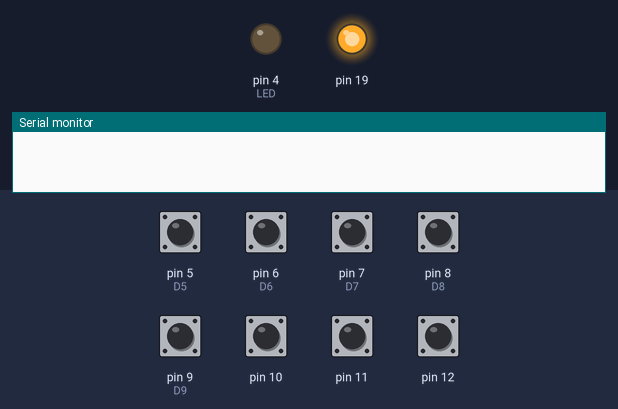
Bench run of a program on a simulated Arduino Nano, built with avr-gcc and run on an emulated ATmega328P. Parts: output pins drawn as LEDs (lit = HIGH), the last lines printed to the serial monitor. The test bench sets the inputs (shaded band); at power-on: pin 5 (D5), pin 6 (D6), pin 7 (D7), pin 8 (D8), pin 9 (D9), pin 10–12 HIGH.

Above: at 1.2 s.
1.3 s: pin 5 (D5) pulled LOW for 0.15 s
At 1.65 s:
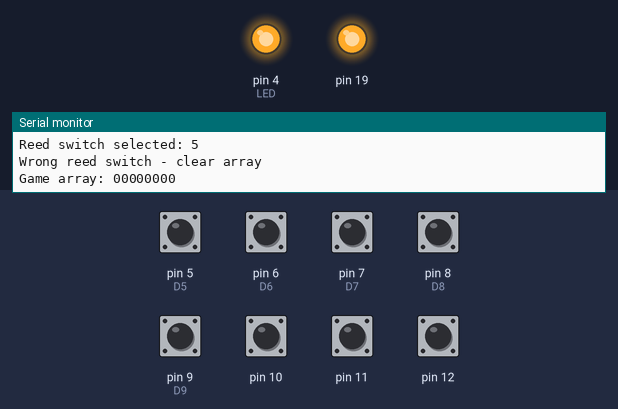
3.4 s: pin 6 (D6) pulled LOW for 0.15 s
At 4.4 s:
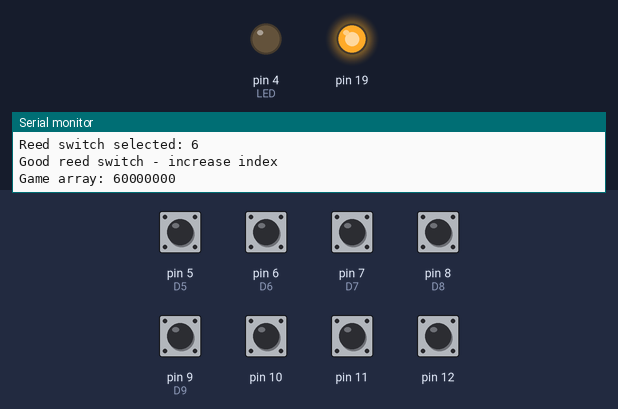
Timing chart, 0 to 6.4 s (numbered marks = the images above; inputs shaded):
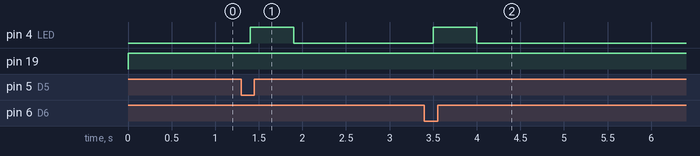

Measured:
- after the input at 1.3 s, pin 4 (LED): LOW → HIGH after 0.10 s, → LOW 0.50 s later
- after the input at 3.4 s, pin 4 (LED): LOW → HIGH after 0.10 s, → LOW 0.50 s later

The program:

main.cpp
```cpp
#include <Arduino.h>
#include "reed_switch.h"
#include "doors.h"
#include "led.h"

#include "stdint.h"

#define D12 12
#define D11 11
#define D10 10
#define D9 9
#define D8 8
#define D7 7
#define D6 6
#define D5 5
#define LED 4

#define NUMBER_OF_REED_SW 8

void ReedSwCallback(reed_sw* reed_sw);
void PrintGameArray(void);
void ClearGameArray(void);

reed_sw reed_sw1;
reed_sw reed_sw2;
reed_sw reed_sw3;
reed_sw reed_sw4;
reed_sw reed_sw5;
reed_sw reed_sw6;
reed_sw reed_sw7;
reed_sw reed_sw8;


uint8_t solution_array[NUMBER_OF_REED_SW] = {6, 4, 2, 5, 7, 8, 1, 3};
uint8_t game_array[NUMBER_OF_REED_SW] = {0, 0, 0, 0, 0, 0, 0, 0};

void setup() {
  pinMode(LED, OUTPUT);
  Serial.begin(9600);
  LED_Init(LED);

  for(uint8_t i = D5; i <= D12; i++)
  {pinMode(i, INPUT_PULLUP);}

  REED_SW_Init(&reed_sw1, D9, 1);
  REED_SW_Init(&reed_sw2, D10, 2);
  REED_SW_Init(&reed_sw3, D11, 3);
  REED_SW_Init(&reed_sw4, D12, 4);
  REED_SW_Init(&reed_sw5, D5, 5);
  REED_SW_Init(&reed_sw6, D6, 6);
  REED_SW_Init(&reed_sw7, D7, 7);
  REED_SW_Init(&reed_sw8, D8, 8);

  ReedSwitchCallBack(ReedSwCallback);
  DOORS_Init();
}

void loop() {
	REED_SW_Process(&reed_sw1);
	REED_SW_Process(&reed_sw2);
	REED_SW_Process(&reed_sw3);
	REED_SW_Process(&reed_sw4);
  REED_SW_Process(&reed_sw5);
	REED_SW_Process(&reed_sw6);
	REED_SW_Process(&reed_sw7);
	REED_SW_Process(&reed_sw8);
  DOORS_Process();
  LED_Process();
}

void ReedSwCallback(reed_sw* reed_sw)
{
    Serial.print("Reed switch selected: ");
    Serial.println(reed_sw ->reed_sw_id);
    LED_SetState(LED_SHORT_BLINK);

    static uint8_t array_index = 0;

    game_array[array_index] = reed_sw ->reed_sw_id;

    if(game_array[array_index] == solution_array[array_index])
    {
      Serial.println("Good reed switch - increase index");
      array_index++;

      if(array_index == NUMBER_OF_REED_SW)
      {
        Serial.println("Solved, open the door and reset");
        DOORS_Open();
        ClearGameArray();
        array_index = 0;
      }
    }
    else
    {
      Serial.println("Wrong reed switch - clear array");
      ClearGameArray();
      array_index = 0;
    }

    PrintGameArray();
}

void PrintGameArray(void)
{
  Serial.print("Game array: ");
  for(uint8_t i = 0; i < NUMBER_OF_REED_SW; i++)
  {
    Serial.print(game_array[i]);
  }
  Serial.println("");
}

void ClearGameArray(void)
{
  for(uint8_t i = 0; i < NUMBER_OF_REED_SW; i++)
  {
    game_array[i] = 0;
  }
}
```
